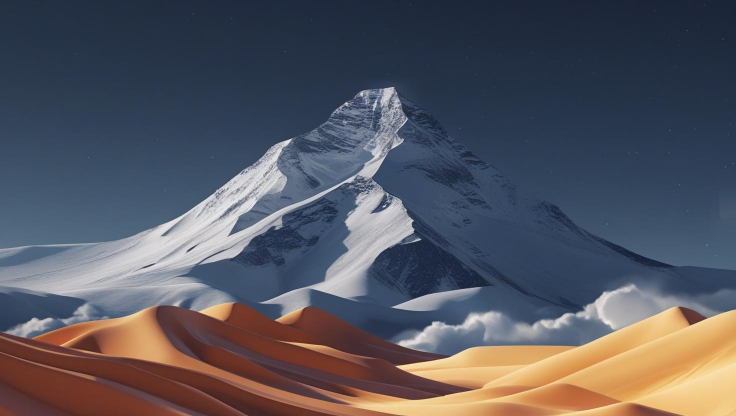
#> input picture desktop/images/Mountain_Minimalist_Artistic_Landscape.jpg, 1472 x 832 px, found by its file name (shown at 1/2 size)
$ python prepare_wallpapers.py
#> lines starting #> are read from the running program, lines starting #| are printed output that depends on the picture
import os
from PIL import Image

WALLPAPERS = [
    ("Mountain_Minimalist_Artistic_Landscape.jpg", "mountain.jpg", "Mountain Peak"),
    ("Lucid_Origin_a_surreal_and_vibrant_cinematic_photo_featuring_s_2.jpg", "neon_oasis.jpg", "Neon Oasis"),
    ("Lucid_Origin_a_surreal_and_vibrant_cinematic_photograph_embrac_0.jpg", "aurora_peak.jpg", "Aurora Peak"),
    ("Lucid_Origin_a_surreal_and_vibrant_cinematic_photograph_embrac_1.jpg", "cyber_dusk.jpg", "Cyber Dusk"),
    ("Lucid_Origin_a_surreal_and_vibrant_cinematic_photograph_embrac_2.jpg", "cosmic_glow.jpg", "Cosmic Glow"),
    ("Lucid_Origin_a_surreal_and_vibrant_cinematic_photograph_embrac_3.jpg", "solar_drift.jpg", "Solar Drift"),
    ("Lucid_Origin_a_surreal_and_vibrant_cinematic_photograph_in_the_0.jpg", "synth_wave.jpg", "Synthwave"),
    ("Lucid_Origin_a_surreal_and_vibrant_cinematic_photograph_in_the_1.jpg", "future_city.jpg", "Future City"),
    ("Lucid_Origin_a_surreal_and_vibrant_cinematic_photograph_in_the_3.jpg", "neon_horizon.jpg", "Neon Horizon"),
    ("1153825.jpg", "anime_dream.jpg", "Anime Dream")
]

def main():
    src_dir = "desktop/images"
    dst_dir = "fat_root/wallpapers"
    os.makedirs(dst_dir, exist_ok=True)

    out_h = "include/gui/wallpaper_thumbnails.h"
    out_c = "gui/wallpaper_thumbnails.c"

    THUMB_W = 96
    THUMB_H = 54

    valid_wallpapers = []

    print("=== Processing Wallpapers ===")
    for src_name, dst_name, title in WALLPAPERS:
        src_path = os.path.join(src_dir, src_name)
        if not os.path.exists(src_path):
            print(f"Skipping missing: {src_path}")
            continue

        # Open and convert
        img = Image.open(src_path).convert("RGB")
#> img is the input picture: PIL image 1472x832 RGB; mean R, G, B 86.1, 86.1, 95

        # Save optimized 1366x768 JPEG for fat_root
        img_opt = img.resize((1366, 768), Image.Resampling.LANCZOS)
        dst_path = os.path.join(dst_dir, dst_name)
        img_opt.save(dst_path, "JPEG", quality=85)
        print(f"Saved optimized wallpaper: {dst_path}")

        # Create Thumbnail 96x54
        img_thumb = img.resize((THUMB_W, THUMB_H), Image.Resampling.LANCZOS)
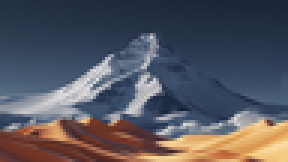
#> img_thumb: PIL image 96x54 RGB (shown 3 times larger); mean R, G, B 86.1, 86.1, 95
        valid_wallpapers.append((dst_name, title, img_thumb))
#> pass 2 of the loop in main, `for src_name, dst_name, title in WALLPAPERS:`:
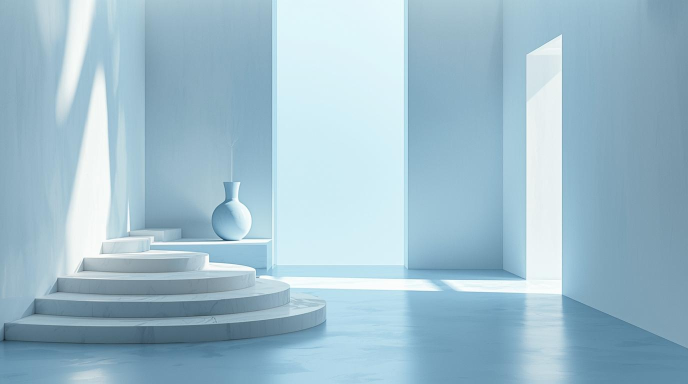
#> input picture desktop/images/Lucid_Origin_a_surreal_and_vibrant_cinematic_photo_featuring_s_2.jpg, 1376 x 768 px, found by its file name (shown at 1/2 size)
#> in main, img is the input picture: PIL image 1376x768 RGB; mean R, G, B 158.5, 190, 205.1
#> in main, `img_thumb = img.resize((THUMB_W, THUMB_H), Image.Resampling.LANCZOS)`:
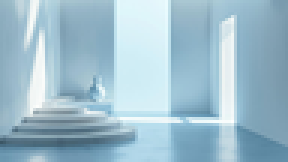
#> img_thumb: PIL image 96x54 RGB (shown 3 times larger); mean R, G, B 158.5, 190, 205.1
#> pass 3 of the loop in main, `for src_name, dst_name, title in WALLPAPERS:`:
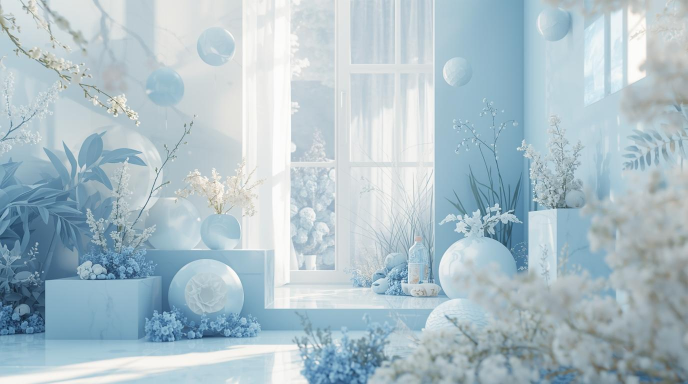
#> input picture desktop/images/Lucid_Origin_a_surreal_and_vibrant_cinematic_photograph_embrac_0.jpg, 1376 x 768 px, found by its file name (shown at 1/2 size)
#> in main, img is the input picture: PIL image 1376x768 RGB; mean R, G, B 173, 192.6, 201.2
#> in main, `img_thumb = img.resize((THUMB_W, THUMB_H), Image.Resampling.LANCZOS)`:
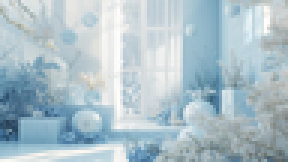
#> img_thumb: PIL image 96x54 RGB (shown 3 times larger); mean R, G, B 173, 192.6, 201.2
#> the loop made 10 passes; the first 3 are shown

    print(f"Generating C headers for {len(valid_wallpapers)} wallpapers...")

    # Write Header
    with open(out_h, "w") as hf:
        hf.write("/* Auto-generated Zarqaa OS Wallpaper Thumbnails */\n")
        hf.write("#ifndef GUI_WALLPAPER_THUMBNAILS_H\n")
        hf.write("#define GUI_WALLPAPER_THUMBNAILS_H\n\n")
        hf.write("#include \"zarqaa/types.h\"\n\n")
        hf.write(f"#define WALLPAPER_THUMB_W {THUMB_W}\n")
        hf.write(f"#define WALLPAPER_THUMB_H {THUMB_H}\n")
        hf.write(f"#define NUM_WALLPAPERS {len(valid_wallpapers)}\n\n")
        hf.write("struct wallpaper_info {\n")
        hf.write("    const char *title;\n")
        hf.write("    const char *path;\n")
        hf.write("    const uint32_t *thumb_pixels;\n")
        hf.write("    int thumb_w;\n")
        hf.write("    int thumb_h;\n")
        hf.write("};\n\n")
        hf.write("extern const struct wallpaper_info g_wallpapers[NUM_WALLPAPERS];\n")
        hf.write("int wallpaper_get_count(void);\n")
        hf.write("const struct wallpaper_info *wallpaper_get_info(int index);\n\n")
        hf.write("#endif /* GUI_WALLPAPER_THUMBNAILS_H */\n")

    # Write C source
    with open(out_c, "w") as cf:
        cf.write("/* Auto-generated Zarqaa OS Wallpaper Thumbnails */\n")
        cf.write("#include \"gui/wallpaper_thumbnails.h\"\n\n")

        for idx, (dst_name, title, img_thumb) in enumerate(valid_wallpapers):
            cf.write(f"static const uint32_t thumb_pixels_{idx}[{THUMB_W * THUMB_H}] = {{\n    ")
            pix = img_thumb.load()
            count = 0
            for y in range(THUMB_H):
                for x in range(THUMB_W):
                    r, g, b = pix[x, y]
                    val = 0xFF000000 | (r << 16) | (g << 8) | b
                    cf.write(f"0x{val:08X}, ")
                    count += 1
                    if count % 8 == 0:
                        cf.write("\n    ")
            cf.write("\n};\n\n")

        cf.write("const struct wallpaper_info g_wallpapers[NUM_WALLPAPERS] = {\n")
        for idx, (dst_name, title, img_thumb) in enumerate(valid_wallpapers):
            vfs_path = f"/wallpapers/{dst_name}"
            cf.write(f"    {{\"{title}\", \"{vfs_path}\", thumb_pixels_{idx}, {THUMB_W}, {THUMB_H}}},\n")
        cf.write("};\n\n")

        cf.write("""int wallpaper_get_count(void) {
    return NUM_WALLPAPERS;
}

const struct wallpaper_info *wallpaper_get_info(int index) {
    if (index < 0 || index >= NUM_WALLPAPERS) return 0;
    return &g_wallpapers[index];
}
""")

    print("Wallpaper preparation complete!")

if __name__ == "__main__":
    main()
